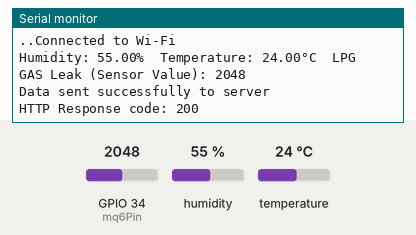
This sketch was run on a simulated ESP32. Shown: the last lines printed to the serial monitor. Inputs (shaded band) come from the test bench; at power-on: humidity 55 %, GPIO 34 (mq6Pin) = 2048, temperature 24 °C. WiFi joins after 1.5 s; servers stay silent unless stated; uploads are accepted with an empty reply.

Above: at 5.2 s.
5.3 s: humidity set to 22 %
At 12.37 s:
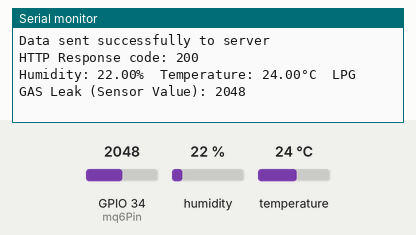
13.5 s: GPIO 34 (mq6Pin) set to 2866
At 21.4 s:
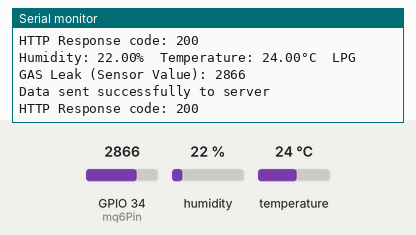
21.7 s: temperature set to 12 °C
At 29.6 s:
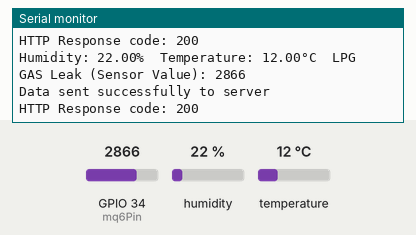
29.9 s: GPIO 34 (mq6Pin) set to 3603
At 37.8 s:
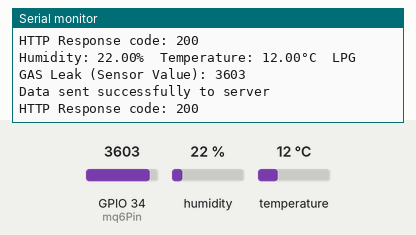
38.1 s: humidity set to 40 %
At 45.6 s:
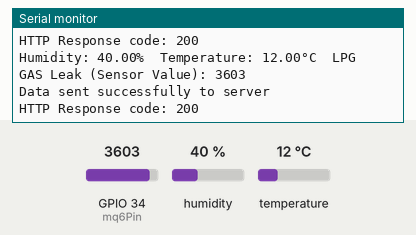
Timing chart, 0 to 47.1 s (numbered marks = the images above; inputs shaded):
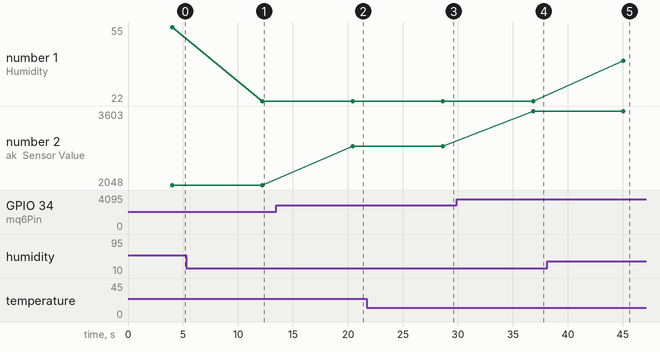

The sketch:

Main.ino
```cpp
#include <WiFi.h>
#include <HTTPClient.h>
#include <DHT.h>

#define DHTPIN 4             // Pin where the DHT sensor is connected
#define DHTTYPE DHT22        // DHT 22 (AM2302)

DHT dht(DHTPIN, DHTTYPE);  // Initialize DHT sensor

int mq6Pin = 34;           // MQ-6 sensor analog input pin
int sensorValue = 0;

const char* ssid = "your-SSID";         // Replace with your Wi-Fi SSID
const char* password = "your-PASSWORD"; // Replace with your Wi-Fi password
String serverUrl = "http://your-server-ip/data";  // Replace with your Flask server URL

void setup() {
  Serial.begin(115200);
  WiFi.begin(ssid, password);

  // Connect to Wi-Fi
  while (WiFi.status() != WL_CONNECTED) {
    delay(1000);
    Serial.print(".");
  }
  Serial.println("Connected to Wi-Fi");

  pinMode(mq6Pin, INPUT);  // Set MQ6 sensor pin as input
  dht.begin();             // Initialize the DHT sensor
  delay(2000);
}

void loop() {
  // Read temperature and humidity
  float temperature = dht.readTemperature();
  float humidity = dht.readHumidity();

  // Read sensor value from MQ-6
  sensorValue = analogRead(mq6Pin);

  // Print sensor values to serial monitor
  Serial.print("Humidity: ");
  Serial.print(humidity);
  Serial.print("%\t");
  Serial.print("Temperature: ");
  Serial.print(temperature);
  Serial.print("°C\t");
  Serial.print("LPG GAS Leak (Sensor Value): ");
  Serial.println(sensorValue);

  // Prepare JSON data
  String jsonData = "{\"temperature\": " + String(temperature) +
                    ", \"humidity\": " + String(humidity) +
                    ", \"sensor_value\": " + String(sensorValue) + "}";

  // Send data to Flask server via HTTP POST
  if (WiFi.status() == WL_CONNECTED) {
    HTTPClient http;
    http.begin(serverUrl);  // Server URL
    http.addHeader("Content-Type", "application/json");

    // Send POST request
    int httpResponseCode = http.POST(jsonData);

    if (httpResponseCode > 0) {
      Serial.println("Data sent successfully to server");
      Serial.print("HTTP Response code: ");
      Serial.println(httpResponseCode);
    } else {
      Serial.println("Error in sending POST request");
      Serial.print("HTTP Response code: ");
      Serial.println(httpResponseCode);
    }

    http.end();  // Close connection
  } else {
    Serial.println("Wi-Fi Disconnected");
  }

  delay(8000);  // Wait for 8 seconds before sending the next request
}
```

Measured:
- after the input at 5.3 s, the serial monitor: prints a new line after 6.9 s (image 1)
- after the input at 13.5 s, the serial monitor: prints a new line after 6.9 s (image 2)
- after the input at 21.7 s, the serial monitor: prints a new line after 6.9 s (image 3)
- after the input at 29.9 s, the serial monitor: prints a new line after 6.9 s (image 4)
- after the input at 38.1 s, the serial monitor: prints a new line after 6.9 s (image 5)
- plotted number 1: 55 → 22 after the input at 5.3 s, 22 → 40 after the input at 38.1 s
- plotted number 2: 2048 → 2866 after the input at 13.5 s, 2866 → 3603 after the input at 29.9 s
